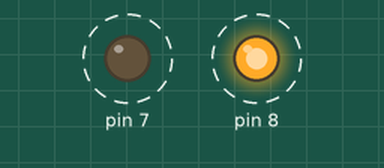
Recording of a sketch running on a simulated Arduino Uno, built with avr-gcc and run on an emulated ATmega328P. Parts: output pins drawn as LEDs (lit = HIGH). Dashed ring = blinking.

Above: at 5.5 s.
Timing chart, 0 to 8.2 s (numbered marks = the images above):
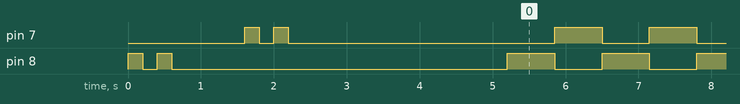

The sketch:

3.2-controlling_digital_output.ino
```cpp
/*

*/

void setup() {
  pinMode(7, OUTPUT);
  pinMode(8, OUTPUT);
  digitalWrite(8, HIGH);
  delay(200);
  digitalWrite(8, LOW);
  delay(200);
  digitalWrite(8, HIGH);
  delay(200);
  digitalWrite(8, LOW);
  delay(1000);
  digitalWrite(7, HIGH);
  delay(200);
  digitalWrite(7, LOW);
  delay(200);
  digitalWrite(7, HIGH);
  delay(200);
  digitalWrite(7, LOW);
  delay(3000);
}

void loop() {
  digitalWrite(8, HIGH);
  delay(650);
  digitalWrite(8, LOW);
  digitalWrite(7, HIGH);
  delay(650);
  digitalWrite(7, LOW);
}
```

Measured:
- by itself, pin 7: goes LOW 0.20 s, HIGH 0.20 s, LOW 3.7 s, 95 × (HIGH 0.65 s, LOW 0.65 s), then HIGH
- by itself, pin 8: goes LOW 0.20 s, HIGH 0.20 s, LOW 4.6 s, 95 × (HIGH 0.65 s, LOW 0.65 s), HIGH 0.65 s, then LOW
- by itself, everything shown: repeats every 1.3 s, in 3 steps
